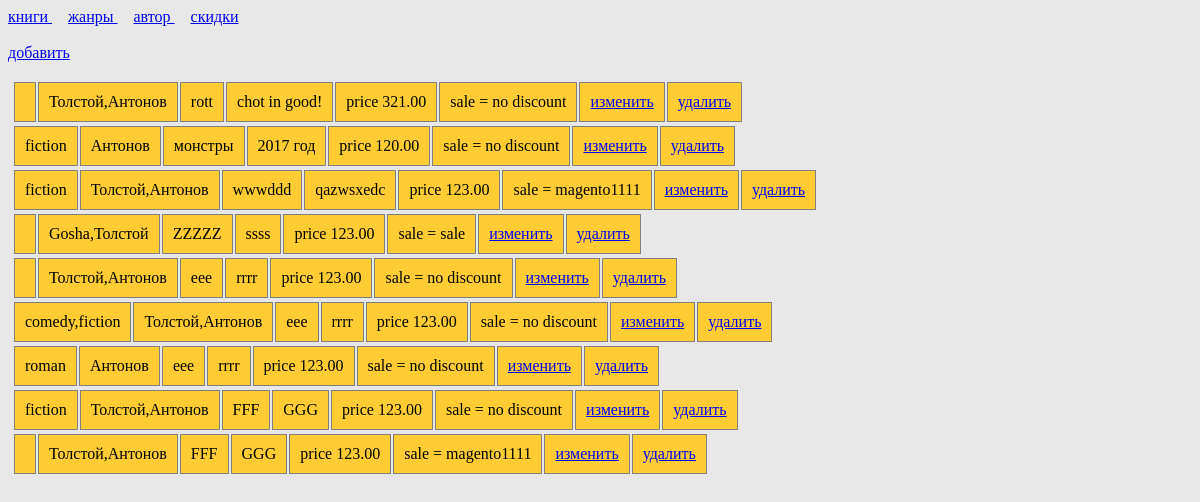
The app's page /admin.php with its own data.
### tables this page shows
CREATE TABLE `book` (
  `book_id` int(11) NOT NULL,
  `book_name` varchar(255) NOT NULL,
  `book_description` tinytext,
  `book_price` float(8,2) NOT NULL,
  `book_discount_id` int(11) NOT NULL
);

### controllers/BookController.php (called while the page is built, shortened)
<?php
class BookController extends BaseController{
	public function index(){
        $books = Book::model()->findAll();
        foreach ($books as $key => $value) {
            $sql = 'select * from author_book where book_id='.$value['book_id'];
            $authors = App::$db->select($sql);
            $book_author = [];
                foreach ($authors as $v) {
                    $author = Author::model()->find($v['author_id']);
                    $book_author[] = $author->author_name;
                }
            $books[$key]["book_author"] = implode(",", $book_author);
            $sql = 'select * from genre_book where book_id='.$value['book_id'];
            $genres = App::$db->select($sql);
            $book_genre = [];
            foreach ($genres as $v) {
                $genre = Genre::model()->find($v['genre_id']);
                $book_genre[] = $genre->genre_name;
            }
            $books[$key]["book_genre"] = implode(",", $book_genre);
            $sql = 'select * from discount where discount_id='.$value['book_discount_id'];
            $discount = App::$db->select($sql, true);
            $books[$key]["book_discount"] = (sizeof($discount)) ? $discount["discount_name"] : " no discount";
        }
        $this->render("index", ["book"=> $books]);
	}
}

### admin.php (called while the page is built, shortened)
<?php
include("config/config.php");
include("libraries/autoloader.php");
$app = new App($config);
$app->start();

### models/Models.php (called while the page is built, shortened)
<?php
abstract class Models{
    protected $db;
    private static  $_models = [];
    public function __construct(){
        $this->db = App::$db;
    }
    public static function model($className = __CLASS__){
        if(isset(self::$_models[$className])){
            return self::$_models[$className];
        }else{
            self::$_models[$className] = new $className();
            return self::$_models[$className];
        }
    }
    public function findAll($params = [], $orders = []){
        $sql = "select * from ".$this->getTableName();
        $dbParams = [];
        $sth = $this->db->prepare($sql);
        $sth->execute($dbParams);
        return $sth->fetchAll(PDO::FETCH_ASSOC);
    }
}

### models/Book.php (called while the page is built, shortened)
<?php
class Book extends Models{
    public function getTableName(){
        return "book";
    }
    public static function model($className = __CLASS__){
        return parent::model($className);
    }
}

### libraries/autoloader.php (called while the page is built, shortened)
<?php
if(!function_exists("LibLoader")){
    function LibLoader($class){
        $class = strtolower($class);
        $filePath = __DIR__."/".$class.".php";
    }
}
if(!function_exists("LibControllers")){
    function LibControllers($class){
        $class = ucfirst($class);
        $filePath = __DIR__."/../controllers/".$class.".php";
    }
}
if(!function_exists("LibModels")){
    function LibModels($class){
        $class = ucfirst($class);
        $filePath = __DIR__."/../models/".$class.".php";
    }
}

### views/book/index.php (the view, shortened to what this page needs)
<!DOCTYPE html>
<html>
<head>
<link href="style.css" type="text/css" rel="stylesheet">
</head>
    <body>
        <?php include(BASE_PASS . 'views/menu.php'); ?>
        <a href="admin.php?c=book&a=create"> добавить </a><br><br>
        <?php foreach ($book as $value) { ?>
            <table>
            <th>
            <td> <?=$value['book_genre']?></td>
            <td> <?=$value['book_author']?></td>
            <td> <?=$value['book_name']?></td>
            <td> <?=$value['book_description']?></td>
            <td> price <?=$value['book_price']?></td>
            <td> sale = <?=$value['book_discount']?></td>
            <td><a href=" admin.php?c=book&a=update&book_id=<?=$value["book_id"] ?>"> изменить </a></td>
            <td><a href="admin.php?c=book&a=delete&book_id=<?=$value["book_id"] ?>"> удалить </a></td>
            </th>
            </table>
        <?php }?>
    </body>
</html>

### style.css (style rules this page uses)
body { background: #E8E8E8; }
td { border: 1px solid #808080; background: #fc3; padding: 10px; }

### records on screen
book: book_author "Толстой,Антонов", book_name "rott", book_description "chot in good!", book_price "321.00", book_discount "no discount"
book: book_genre "fiction", book_author "Антонов", book_name "монстры", book_description "2017 год", book_price "120.00", book_discount "no discount"
book: book_genre "fiction", book_author "Толстой,Антонов", book_name "wwwddd", book_description "qazwsxedc", book_price "123.00", book_discount "magento1111"
book: book_author "Gosha,Толстой", book_name "ZZZZZ", book_description "ssss", book_price "123.00", book_discount "sale"
book: book_author "Толстой,Антонов", book_name "eee", book_description "rrrr", book_price "123.00", book_discount "no discount"
book: book_genre "comedy,fiction", book_author "Толстой,Антонов", book_name "eee", book_description "rrrr", book_price "123.00", book_discount "no discount"
book: book_genre "roman", book_author "Антонов", book_name "eee", book_description "rrrr", book_price "123.00", book_discount "no discount"
book: book_genre "fiction", book_author "Толстой,Антонов", book_name "FFF", book_description "GGG", book_price "123.00", book_discount "no discount"
book: book_author "Толстой,Антонов", book_name "FFF", book_description "GGG", book_price "123.00", book_discount "magento1111"
